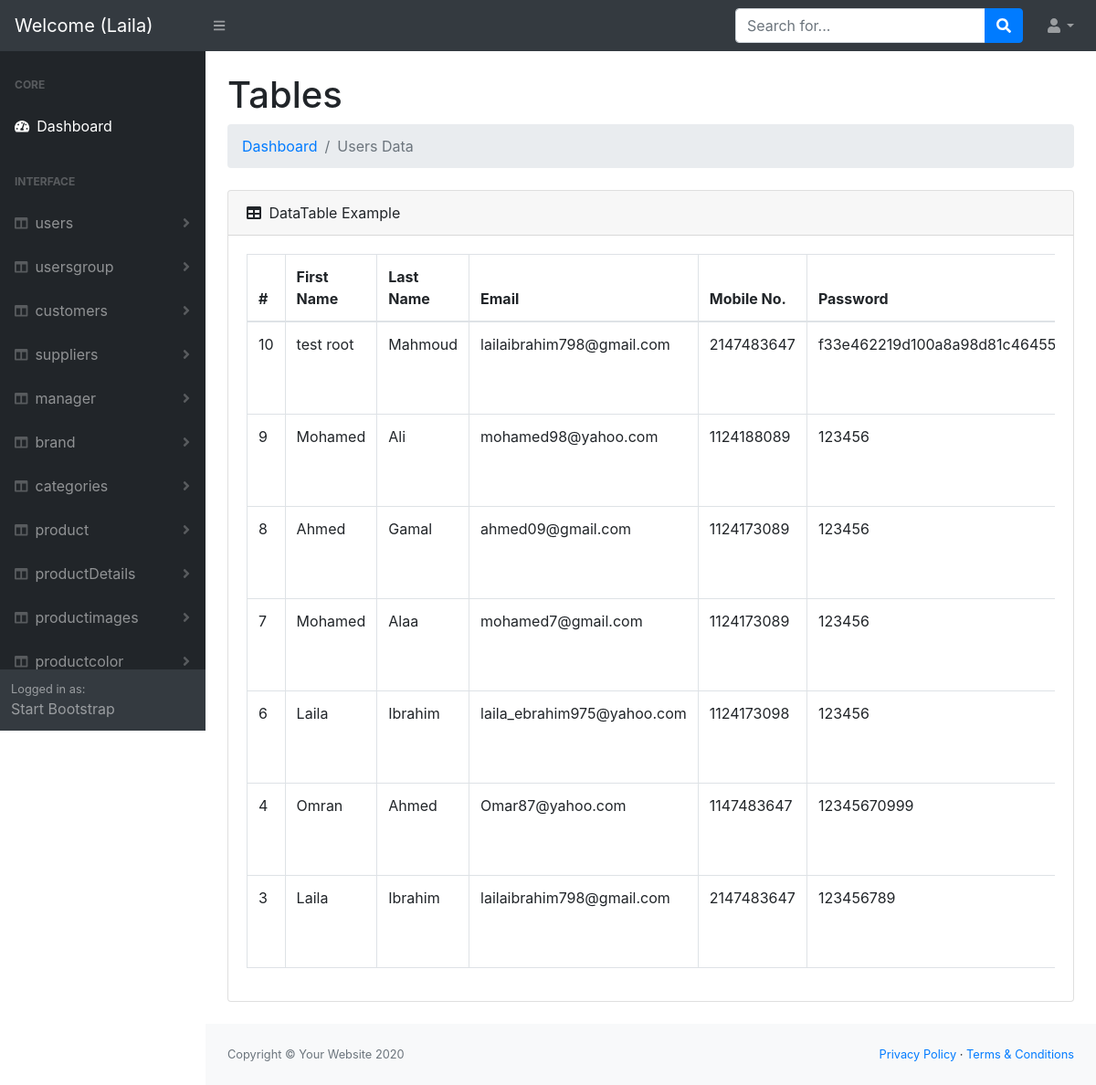
/Dashboard/admin/users/index.php (signed in), run on an earlier commit of the app's database.
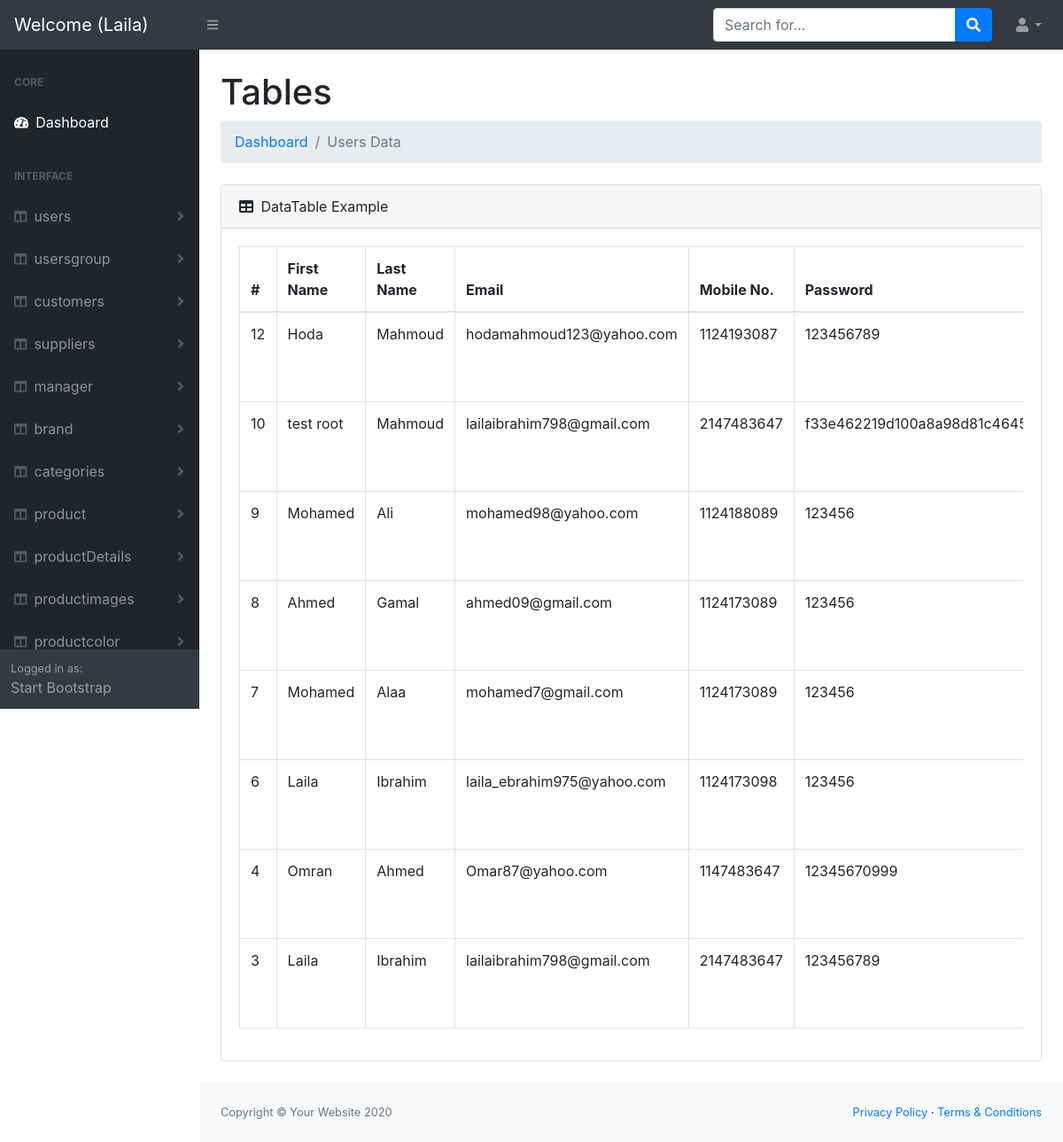
And on a later commit of the database.
### tables this page shows
CREATE TABLE `users` (
  `id` int(11) NOT NULL,
  `firstName` varchar(50) NOT NULL,
  `lastName` varchar(50) NOT NULL,
  `email` varchar(250) NOT NULL,
  `mobileNo` int(11) NOT NULL,
  `password` text NOT NULL,
  `group_id` int(11) NOT NULL
);

### Dashboard/admin/users/index.php (the view, shortened to what this page needs)
<?php
include '../helpers/dbconnection.php';
$sql = "SELECT users.* , `usersgroup`.`Group` from `users` join `usersgroup` on `users`.`group_id` = `usersgroup`.`id` ORDER BY `users`.`id` desc ";
$op  = mysqli_query($conn, $sql);
include '../header.php';
?>
<body class="sb-nav-fixed">
    <?php
    include '../nav.php';
    ?>
    <div id="layoutSidenav">
        <?php
        include '../sidNave.php';
        ?>
        <div id="layoutSidenav_content">
            <main>
                <div class="container-fluid">
                    <h1 class="mt-4">Tables</h1>
                    <ol class="breadcrumb mb-4">
                        <?php
                        if (isset($_SESSION['errors'])) {
                            foreach ($_SESSION['errors'] as $key =>  $data) {
                                echo '* ' . $key . ' : ' . $data . '<br>';
                            }
                            unset($_SESSION['errors']);
                        } else {
                        ?>
                            <li class="breadcrumb-item"><a href="index.html">Dashboard</a></li>
                            <li class="breadcrumb-item active">Users Data</li>
                        <?php } ?>
                    </ol>
                    <div class="card mb-4">
                        <div class="card-header">
                            <i class="fas fa-table mr-1"></i>
                            DataTable Example
                        </div>
                        <div class="card-body">
                            <div class="table-responsive">
                                <table class="table table-bordered" id="dataTable" width="100%" cellspacing="0">
                                    <thead>
                                        <tr>
                                            <th>#</th>
                                            <th>First Name</th>
                                            <th>Last Name</th>
                                            <th>Email</th>
                                            <th>Mobile No.</th>
                                            <th>Password</th>
                                        </tr>
                                    </thead>
                                    <tbody>
                                        <?php
                                        while ($data = mysqli_fetch_assoc($op)) {
                                        ?>
                                            <tr>
                                                <td><?php echo $data['id']; ?></td>
                                                <td><?php echo $data['firstName']; ?></td>
                                                <td><?php echo $data['lastName']; ?></td>
                                                <td><?php echo $data['email']; ?></td>
                                                <td><?php echo $data['mobileNo']; ?></td>
                                                <td><?php echo $data['password']; ?></td>
                                            </tr>
                                        <?php } ?>
                                    </tbody>
                                </table>
                            </div>
                        </div>
                    </div>
                </div>
            </main>
            <?php
            include '../footer.php';
            ?>

### Dashboard/admin/sidNave.php (shortened to what this page needs)
<div id="layoutSidenav_nav">
    <nav class="sb-sidenav accordion sb-sidenav-dark" id="sidenavAccordion">
        <div class="sb-sidenav-menu">
            <div class="nav">
                <div class="sb-sidenav-menu-heading">Core</div>
                <a class="nav-link" href="index.php">
                    <div class="sb-nav-link-icon"><i class="fas fa-tachometer-alt"></i></div>
                    Dashboard
                </a>
                <div class="sb-sidenav-menu-heading">Interface</div>
                <?php
                   $sidArray = ['users', 'usersgroup', 'customers', 'suppliers', 'manager', 'brand', 'categories', 'product', 'productDetails', 'productimages', 'productcolor', 'productReview', 'productSizes', 'addtocard', 'whishlist', 'orders', 'orderdetails', 'orderproducts', 'ordershipper', 'contact', 'savedorderforcustomer'];
                   foreach ($sidArray as $key => $data) {
                   ?>
                    <a class="nav-link collapsed" href="#" data-toggle="collapse" data-target="#collapseLayouts<?php echo $key; ?>" aria-expanded="false" aria-controls="collapseLayouts<?php echo $key; ?>">
                        <div class="sb-nav-link-icon"><i class="fas fa-columns"></i></div>
                        <?php echo $data; ?>
                        <div class="sb-sidenav-collapse-arrow"><i class="fas fa-angle-down"></i></div>
                    </a>
                <?php } ?>
            </div>
        </div>
        <div class="sb-sidenav-footer">
            <div class="small">Logged in as:</div>
            Start Bootstrap
        </div>
    </nav>
</div>

What changed in the data, as far as the page shows it:
added users: id "12", firstName "Hoda", lastName "Mahmoud", email "hodamahmoud123@yahoo.com", mobileNo "1124193087", password "123456789"
